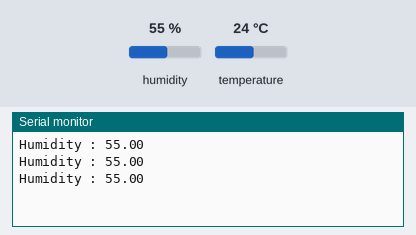
Bench run of a sketch on a simulated Arduino Uno, built with avr-gcc and run on an emulated ATmega328P. Shown: the last lines printed to the serial monitor. The test bench sets the inputs (shaded band); at power-on: humidity 55 %, temperature 24 °C.

Above: at 2.8 s.
2.9 s: humidity set to 22 %
At 5.5 s:
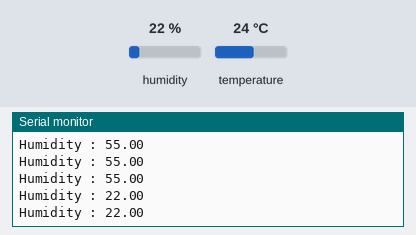
5.9 s: humidity set to 40 %
At 11.9 s:
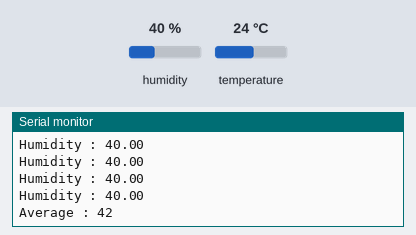
Timing chart, 0 to 13.4 s (numbered marks = the images above; inputs shaded):
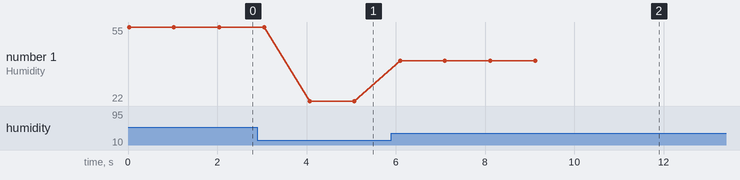

The sketch:

A1Q10.ino
```cpp
// A1Q10. Write a Program to read three values of temperature and 10 values of humidity. Perform Addition of three temperature readings and print the number is odd or even. Calculate the average of 10 humidity readings.

#include "DHT.h"
#define DHTPIN 13
#define DHTTYPE DHT11

int arr[10];

DHT dht(DHTPIN, DHTTYPE);

void setup() {
  Serial.begin(9600);
  pinMode(DHTPIN, INPUT);
  dht.begin();
}

void loop() {

  int sumOfH = 0;
  int sumOfTempC = 0;
  int sumOfTempF = 0;

  for (int i = 0; i < 10; i++) {
    float h = dht.readHumidity();
    arr[i] = h;
    sumOfH = sumOfH + h;
    Serial.print("Humidity");
    Serial.print(" : ");
    Serial.println(h);
    delay(1000);
  }

  delay(1000);
  Serial.print("Average");
  Serial.print(" : ");
  Serial.println(sumOfH / 10);
  delay(1000);

  for (int i = 0; i < 3; i++) {
    float c = dht.readTemperature();
    float f = dht.readTemperature(true);
    sumOfTempC = sumOfTempC + c;
    sumOfTempF = sumOfTempF + f;
  }
  delay(1000);

  Serial.print("Celcius : ");
  Serial.print(sumOfTempC);
  if (sumOfTempC % 2 == 0) {
    Serial.println(" number is even...");
  } else {
    Serial.println(" number is odd...");
  }

  Serial.print("Feranhate : ");
  Serial.print(sumOfTempF);
  if (sumOfTempF % 2 == 0) {
    Serial.println(" number is even...");
  } else {
    Serial.println(" number is odd...");
  }

  delay(1000);
}
```

Measured:
- after the input at 2.9 s, the serial monitor: prints a new line after 1.2 s (image 1)
- after the input at 5.9 s, the serial monitor: prints a new line after 0.20 s (image 2)
- plotted number 1: 55 → 22 after the input at 2.9 s, 22 → 40 after the input at 5.9 s
